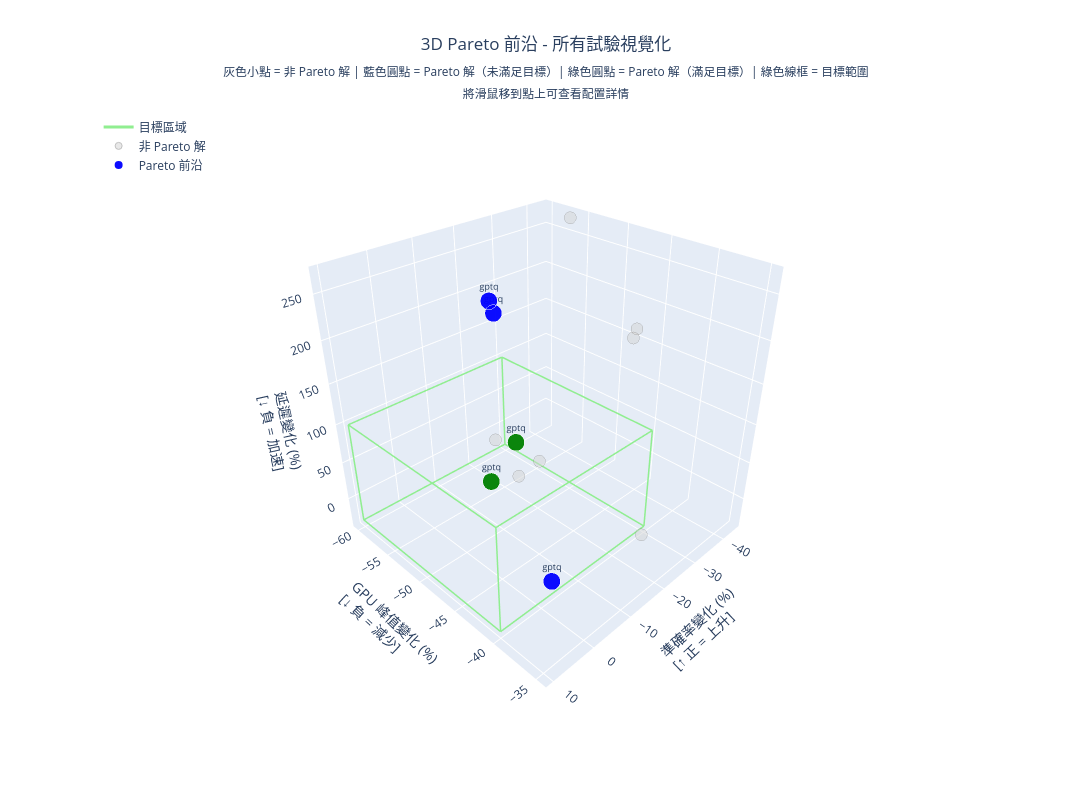

Source (notebook cell):
### Markdown cell above
## 5. 視覺化 1：3D Pareto 前沿（含所有試驗）

顯示所有完成的試驗，並用顏色和形狀區分 Pareto 前沿和普通解。

### Code cell
# 收集所有完成的試驗（包括 Pareto 和非 Pareto）
if 'trials' in all_trials and all_trials['trials'] and 'solutions' in pareto:
    # 1. 獲取所有完成的試驗
    all_completed_trials = [t for t in all_trials['trials'] if t.get('status') == 'completed']
    
    # 2. 獲取 Pareto 前沿解（用於標記）
    pareto_trials = pareto['solutions']
    
    # 創建 Pareto 試驗的 ID 集合（用於標識）
    def trial_key(trial):
        """生成試驗的唯一鍵（用於識別是否在 Pareto 前沿）"""
        config = trial['config']
        return (config['method'], str(config))
    
    pareto_keys = {trial_key(t) for t in pareto_trials}
    
    # 3. 分類試驗
    pareto_data = []
    non_pareto_data = []
    
    for t in all_completed_trials:
        obj = t['objectives']
        config = t['config']
        
        # 跳過 None 值的試驗（失敗的試驗）
        if obj['accuracy_change'] is None or obj['gpu_peak_change'] is None or obj['latency_change'] is None:
            continue
        
        trial_info = {
            'acc': obj['accuracy_change'] * 100,
            'gpu': obj['gpu_peak_change'] * 100,
            'lat': obj['latency_change'] * 100,
            'method': config['method'],
            'config_short': format_config_short(config),
            'config_text': format_config(config),
            'satisfies_targets': t.get('satisfies_targets', False)
        }
        
        if trial_key(t) in pareto_keys:
            pareto_data.append(trial_info)
        else:
            non_pareto_data.append(trial_info)
    
    # 獲取目標約束
    targets = summary.get('targets', {})
    acc_min = targets.get('accuracy_min', -0.3) * 100  # -30%
    gpu_max = targets.get('gpu_peak_max', -0.3) * 100  # -30%
    lat_max = targets.get('latency_max', 1.0) * 100    # +100%
    
    # 建立圖表
    fig = go.Figure()
    
    # 計算數據範圍（使用所有試驗）
    all_acc = [t['acc'] for t in pareto_data + non_pareto_data]
    all_gpu = [t['gpu'] for t in pareto_data + non_pareto_data]
    all_lat = [t['lat'] for t in pareto_data + non_pareto_data]
    
    acc_range = max(all_acc) - min(all_acc)
    gpu_range = max(all_gpu) - min(all_gpu)
    lat_range = max(all_lat) - min(all_lat)
    
    # 目標區域的邊界
    acc_target_min = acc_min
    acc_target_max = max(all_acc) + acc_range * 0.1
    
    gpu_target_min = min(all_gpu) - gpu_range * 0.1
    gpu_target_max = gpu_max
    
    lat_target_min = min(all_lat) - lat_range * 0.1
    lat_target_max = lat_max
    
    # === 改用線框繪製目標區域（不會擋住點）===
    # 定義立方體的12條邊
    edges = [
        # 底面 (lat_min)
        ([acc_target_min, acc_target_max], [gpu_target_min, gpu_target_min], [lat_target_min, lat_target_min]),
        ([acc_target_max, acc_target_max], [gpu_target_min, gpu_target_max], [lat_target_min, lat_target_min]),
        ([acc_target_max, acc_target_min], [gpu_target_max, gpu_target_max], [lat_target_min, lat_target_min]),
        ([acc_target_min, acc_target_min], [gpu_target_max, gpu_target_min], [lat_target_min, lat_target_min]),
        
        # 頂面 (lat_max)
        ([acc_target_min, acc_target_max], [gpu_target_min, gpu_target_min], [lat_target_max, lat_target_max]),
        ([acc_target_max, acc_target_max], [gpu_target_min, gpu_target_max], [lat_target_max, lat_target_max]),
        ([acc_target_max, acc_target_min], [gpu_target_max, gpu_target_max], [lat_target_max, lat_target_max]),
        ([acc_target_min, acc_target_min], [gpu_target_max, gpu_target_min], [lat_target_max, lat_target_max]),
        
        # 垂直邊
        ([acc_target_min, acc_target_min], [gpu_target_min, gpu_target_min], [lat_target_min, lat_target_max]),
        ([acc_target_max, acc_target_max], [gpu_target_min, gpu_target_min], [lat_target_min, lat_target_max]),
        ([acc_target_max, acc_target_max], [gpu_target_max, gpu_target_max], [lat_target_min, lat_target_max]),
        ([acc_target_min, acc_target_min], [gpu_target_max, gpu_target_max], [lat_target_min, lat_target_max]),
    ]
    
    # 添加每條邊作為線條
    for i, (x_edge, y_edge, z_edge) in enumerate(edges):
        fig.add_trace(go.Scatter3d(
            x=x_edge,
            y=y_edge,
            z=z_edge,
            mode='lines',
            line=dict(color='lightgreen', width=3),
            showlegend=(i == 0),  # 只在第一條線顯示圖例
            name='目標區域',
            hoverinfo='skip'
        ))
    
    # 2. 添加非 Pareto 解（小點、半透明、灰色）
    if non_pareto_data:
        fig.add_trace(go.Scatter3d(
            x=[t['acc'] for t in non_pareto_data],
            y=[t['gpu'] for t in non_pareto_data],
            z=[t['lat'] for t in non_pareto_data],
            mode='markers',
            marker=dict(
                size=7,
                color='lightgray',
                opacity=0.5,
                line=dict(color='gray', width=1)
            ),
            text=[t['method'] for t in non_pareto_data],
            customdata=list(zip([t['config_short'] for t in non_pareto_data], 
                               [t['config_text'] for t in non_pareto_data])),
            hovertemplate='<b>非 Pareto 解</b><br>' +
                         '<b>Method: %{text}</b><br>' +
                         '<b>%{customdata[0]}</b><br><br>' +
                         '準確率變化: %{x:+.2f}%<br>' +
                         'GPU 峰值變化: %{y:+.2f}%<br>' +
                         '延遲變化: %{z:+.2f}%<br><br>' +
                         '<b>詳細配置：</b><br>%{customdata[1]}<extra></extra>',
            name='非 Pareto 解',
            showlegend=True
        ))
    
    # 3. 添加 Pareto 解（中等大小、明亮、圓形、根據滿足目標著色）
    if pareto_data:
        # 根據是否滿足目標設置顏色
        pareto_colors = ['green' if t['satisfies_targets'] else 'blue' for t in pareto_data]
        
        fig.add_trace(go.Scatter3d(
            x=[t['acc'] for t in pareto_data],
            y=[t['gpu'] for t in pareto_data],
            z=[t['lat'] for t in pareto_data],
            mode='markers+text',
            marker=dict(
                size=10,  # 減小到 10
                color=pareto_colors,
                opacity=0.95,
                line=dict(color='white', width=2)
            ),
            text=[t['method'] for t in pareto_data],
            textposition='top center',
            textfont=dict(size=9),  # 移除粗體，減小字體
            customdata=list(zip([t['config_short'] for t in pareto_data], 
                               [t['config_text'] for t in pareto_data])),
            hovertemplate='<b>⭐ Pareto 最優解</b><br>' +
                         '<b>Method: %{text}</b><br>' +
                         '<b>%{customdata[0]}</b><br><br>' +
                         '準確率變化: %{x:+.2f}%<br>' +
                         'GPU 峰值變化: %{y:+.2f}%<br>' +
                         '延遲變化: %{z:+.2f}%<br><br>' +
                         '<b>詳細配置：</b><br>%{customdata[1]}<extra></extra>',
            name='Pareto 前沿',
            showlegend=True
        ))
    
    fig.update_layout(
        title=dict(
            text='3D Pareto 前沿 - 所有試驗視覺化<br><sub>灰色小點 = 非 Pareto 解 | 藍色圓點 = Pareto 解（未滿足目標）| 綠色圓點 = Pareto 解（滿足目標）| 綠色線框 = 目標範圍<br>將滑鼠移到點上可查看配置詳情</sub>',
            x=0.5,
            xanchor='center'
        ),
        scene=dict(
            xaxis_title='準確率變化 (%)<br>[↑ 正 = 上升]',
            yaxis_title='GPU 峰值變化 (%)<br>[↓ 負 = 減少]',
            zaxis_title='延遲變化 (%)<br>[↓ 負 = 加速]',
            camera=dict(
                eye=dict(x=1.5, y=1.5, z=1.3)
            )
        ),
        width=1200,
        height=800,
        showlegend=True,
        legend=dict(
            x=0.02,
            y=0.98,
            bgcolor='rgba(255,255,255,0.8)'
        ),
        hovermode='closest'
    )
    
    # 統計
    print(f"\n=== 3D 視覺化統計 ===")
    print(f"總試驗數（完成）: {len(pareto_data) + len(non_pareto_data)}")
    print(f"  Pareto 前沿: {len(pareto_data)} 個")
    print(f"  非 Pareto 解: {len(non_pareto_data)} 個")
    print(f"  滿足目標的 Pareto 解: {sum(1 for t in pareto_data if t['satisfies_targets'])} 個")
    print(f"\n目標約束：")
    print(f"  準確率變化 ≥ {acc_min:+.1f}%")
    print(f"  GPU 峰值變化 ≤ {gpu_max:+.1f}%")
    print(f"  延遲變化 ≤ {lat_max:+.1f}%")
    
    fig.show()
else:
    print("未找到試驗資料或 Pareto 解資料")

### Figure 1 — Plotly figure (JSON) as saved in the notebook; plotly's stock layout.template omitted (floating-point values rounded to 4 significant figures)
{"data": [{"hoverinfo": "skip", "line": {"color": "lightgreen", "width": 3}, "mode": "lines", "name": "目標區域", "showlegend": true, "type": "scatter3d", "x": [-30, 10.0], "y": [-60.1, -60.1], "z": [-31.31, -31.31]}, {"hoverinfo": "skip", "line": {"color": "lightgreen", "width": 3}, "mode": "lines", "name": "目標區域", "showlegend": false, "type": "scatter3d", "x": [10.0, 10.0], "y": [-60.1, -40], "z": [-31.31, -31.31]}, {"hoverinfo": "skip", "line": {"color": "lightgreen", "width": 3}, "mode": "lines", "name": "目標區域", "showlegend": false, "type": "scatter3d", "x": [10.0, -30], "y": [-40, -40], "z": [-31.31, -31.31]}, {"hoverinfo": "skip", "line": {"color": "lightgreen", "width": 3}, "mode": "lines", "name": "目標區域", "showlegend": false, "type": "scatter3d", "x": [-30, -30], "y": [-40, -60.1], "z": [-31.31, -31.31]}, {"hoverinfo": "skip", "line": {"color": "lightgreen", "width": 3}, "mode": "lines", "name": "目標區域", "showlegend": false, "type": "scatter3d", "x": [-30, 10.0], "y": [-60.1, -60.1], "z": [100, 100]}, {"hoverinfo": "skip", "line": {"color": "lightgreen", "width": 3}, "mode": "lines", "name": "目標區域", "showlegend": false, "type": "scatter3d", "x": [10.0, 10.0], "y": [-60.1, -40], "z": [100, 100]}, {"hoverinfo": "skip", "line": {"color": "lightgreen", "width": 3}, "mode": "lines", "name": "目標區域", "showlegend": false, "type": "scatter3d", "x": [10.0, -30], "y": [-40, -40], "z": [100, 100]}, {"hoverinfo": "skip", "line": {"color": "lightgreen", "width": 3}, "mode": "lines", "name": "目標區域", "showlegend": false, "type": "scatter3d", "x": [-30, -30], "y": [-40, -60.1], "z": [100, 100]}, {"hoverinfo": "skip", "line": {"color": "lightgreen", "width": 3}, "mode": "lines", "name": "目標區域", "showlegend": false, "type": "scatter3d", "x": [-30, -30], "y": [-60.1, -60.1], "z": [-31.31, 100]}, {"hoverinfo": "skip", "line": {"color": "lightgreen", "width": 3}, "mode": "lines", "name": "目標區域", "showlegend": false, "type": "scatter3d", "x": [10.0, 10.0], "y": [-60.1, -60.1], "z": [-31.31, 100]}, {"hoverinfo": "skip", "line": {"color": "lightgreen", "width": 3}, "mode": "lines", "name": "目標區域", "showlegend": false, "type": "scatter3d", "x": [10.0, 10.0], "y": [-40, -40], "z": [-31.31, 100]}, {"hoverinfo": "skip", "line": {"color": "lightgreen", "width": 3}, "mode": "lines", "name": "目標區域", "showlegend": false, "type": "scatter3d", "x": [-30, -30], "y": [-40, -40], "z": [-31.31, 100]}, {"customdata": [["bnb (bits=8, fp4)", "method: bnb<br>bits: 8<br>quant_type: fp4<br>use_double_quant: False<br>compute_dtype: float16<br>llm_int8_threshold: 6.0<br>llm_int8_skip_modules: ['lm_head']<br>llm_int8_has_fp16_weight: False<br>llm_int8_enable_fp32_cpu_offload: False"], ["bnb (bits=8, fp4)", "method: bnb<br>bits: 8<br>quant_type: fp4<br>use_double_quant: False<br>compute_dtype: bfloat16<br>llm_int8_threshold: 4.0<br>llm_int8_skip_modules: ['lm_head']<br>llm_int8_has_fp16_weight: False<br>llm_int8_enable_fp32_cpu_offload: False"], ["gptq (bits=4, gs=16)", "method: gptq<br>bits: 4<br>group_size: 16<br>calib_num: 256<br>desc_act: True<br>sym: False<br>damp_percent: 0.01<br>damp_auto_increment: 0.05<br>act_group_aware: False<br>static_groups: False<br>true_sequential: True<br>lm_head: False<br>mse: 0.1<br>rotation: None"], ["gptq (bits=8, gs=64)", "method: gptq<br>bits: 8<br>group_size: 64<br>calib_num: 256<br>desc_act: False<br>sym: False<br>damp_percent: 0.03<br>damp_auto_increment: 0.001<br>act_group_aware: False<br>static_groups: True<br>true_sequential: False<br>lm_head: False<br>mse: 0.2<br>rotation: None"], ["gptq (bits=4, gs=32)", "method: gptq<br>bits: 4<br>group_size: 32<br>calib_num: 256<br>desc_act: True<br>sym: True<br>damp_percent: 0.05<br>damp_auto_increment: 0.005<br>act_group_aware: False<br>static_groups: True<br>true_sequential: True<br>lm_head: False<br>mse: 0.2<br>rotation: None"], ["gptq (bits=4, gs=64)", "method: gptq<br>bits: 4<br>group_size: 64<br>calib_num: 256<br>desc_act: True<br>sym: True<br>damp_percent: 0.03<br>damp_auto_increment: 0.03<br>act_group_aware: False<br>static_groups: True<br>true_sequential: True<br>lm_head: False<br>mse: 0.0<br>rotation: None"], ["gptq (bits=3, gs=64)", "method: gptq<br>bits: 3<br>group_size: 64<br>calib_num: 256<br>desc_act: True<br>sym: True<br>damp_percent: 0.03<br>damp_auto_increment: 0.03<br>act_group_aware: False<br>static_groups: True<br>true_sequential: True<br>lm_head: False<br>mse: 0.1<br>rotation: None"]], "hovertemplate": "<b>非 Pareto 解</b><br><b>Method: %{text}</b><br><b>%{customdata[0]}</b><br><br>準確率變化: %{x:+.2f}%<br>GPU 峰值變化: %{y:+.2f}%<br>延遲變化: %{z:+.2f}%<br><br><b>詳細配置：</b><br>%{customdata[1]}<extra></extra>", "marker": {"color": "lightgray", "line": {"color": "gray", "width": 1}, "opacity": 0.5, "size": 7}, "mode": "markers", "name": "非 Pareto 解", "showlegend": true, "text": ["bnb", "bnb", "gptq", "gptq", "gptq", "gptq", "gptq"], "type": "scatter3d", "x": [-13.56, -11.86, -18.64, -13.56, -18.64, -15.25, -44.07], "y": [-36.63, -36.28, -49.08, -34.71, -52.07, -53.59, -56.74], "z": [262.3, 258.4, 38.04, 50.1, -1.681, 50.91, 268.5]}, {"customdata": [["gptq (bits=3, gs=128)", "method: gptq<br>bits: 3<br>group_size: 128<br>calib_num: 256<br>desc_act: True<br>sym: True<br>damp_percent: 0.001<br>damp_auto_increment: 0.01<br>act_group_aware: False<br>static_groups: False<br>true_sequential: True<br>lm_head: False<br>mse: 0.0<br>rotation: None"], ["gptq (bits=4, gs=64)", "method: gptq<br>bits: 4<br>group_size: 64<br>calib_num: 256<br>desc_act: True<br>sym: True<br>damp_percent: 0.03<br>damp_auto_increment: 0.03<br>act_group_aware: False<br>static_groups: True<br>true_sequential: True<br>lm_head: False<br>mse: 0.2<br>rotation: None"], ["gptq (bits=4, gs=-1)", "method: gptq<br>bits: 4<br>group_size: -1<br>calib_num: 256<br>desc_act: True<br>sym: True<br>damp_percent: 0.005<br>damp_auto_increment: 0.03<br>act_group_aware: False<br>static_groups: True<br>true_sequential: True<br>lm_head: False<br>mse: 0.2<br>rotation: None"], ["gptq (bits=3, gs=128)", "method: gptq<br>bits: 3<br>group_size: 128<br>calib_num: 256<br>desc_act: True<br>sym: True<br>damp_percent: 0.001<br>damp_auto_increment: 0.01<br>act_group_aware: False<br>static_groups: True<br>true_sequential: True<br>lm_head: False<br>mse: 0.0<br>rotation: None"], ["gptq (bits=8, gs=-1)", "method: gptq<br>bits: 8<br>group_size: -1<br>calib_num: 256<br>desc_act: True<br>sym: True<br>damp_percent: 0.005<br>damp_auto_increment: 0.001<br>act_group_aware: False<br>static_groups: True<br>true_sequential: True<br>lm_head: False<br>mse: 0.2<br>rotation: None"]], "hovertemplate": "<b>⭐ Pareto 最優解</b><br><b>Method: %{text}</b><br><b>%{customdata[0]}</b><br><br>準確率變化: %{x:+.2f}%<br>GPU 峰值變化: %{y:+.2f}%<br>延遲變化: %{z:+.2f}%<br><br><b>詳細配置：</b><br>%{customdata[1]}<extra></extra>", "marker": {"color": ["blue", "green", "green", "blue", "blue"], "line": {"color": "white", "width": 2}, "opacity": 0.95, "size": 10}, "mode": "markers+text", "name": "Pareto 前沿", "showlegend": true, "text": ["gptq", "gptq", "gptq", "gptq", "gptq"], "textfont": {"size": 9}, "textposition": "top center", "type": "scatter3d", "x": [-23.73, -13.56, -23.73, -22.03, 5.085], "y": [-57.8, -53.59, -55.01, -57.46, -36.41], "z": [179.5, -4.049, 17.18, 198.8, 46.1]}], "layout": {"height": 800, "hovermode": "closest", "legend": {"bgcolor": "rgba(255,255,255,0.8)", "x": 0.02, "y": 0.98}, "scene": {"camera": {"eye": {"x": 1.5, "y": 1.5, "z": 1.3}}, "xaxis": {"title": {"text": "準確率變化 (%)<br>[↑ 正 = 上升]"}}, "yaxis": {"title": {"text": "GPU 峰值變化 (%)<br>[↓ 負 = 減少]"}}, "zaxis": {"title": {"text": "延遲變化 (%)<br>[↓ 負 = 加速]"}}}, "showlegend": true, "title": {"text": "3D Pareto 前沿 - 所有試驗視覺化<br><sub>灰色小點 = 非 Pareto 解 | 藍色圓點 = Pareto 解（未滿足目標）| 綠色圓點 = Pareto 解（滿足目標）| 綠色線框 = 目標範圍<br>將滑鼠移到點上可查看配置詳情</sub>", "x": 0.5, "xanchor": "center"}, "width": 1200}}
